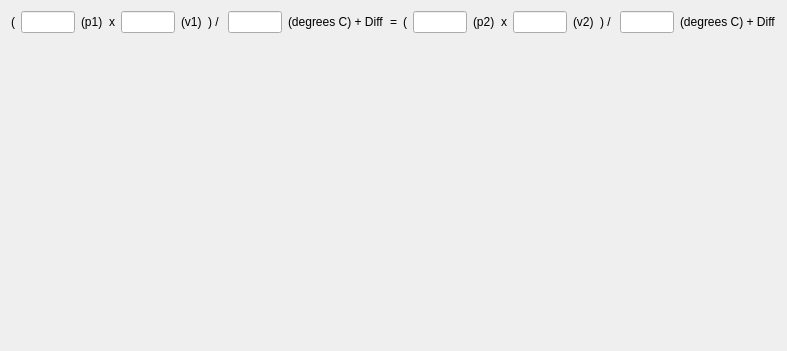
<?xml version="1.0" encoding="UTF-8"?>
<ui version="4.0">
 <class>CPage</class>
 <widget class="QWidget" name="CPage">
  <property name="geometry">
   <rect>
    <x>0</x>
    <y>0</y>
    <width>787</width>
    <height>351</height>
   </rect>
  </property>
  <property name="windowTitle">
   <string>Title</string>
  </property>
  <layout class="QVBoxLayout" name="verticalLayout">
   <item>
    <layout class="QHBoxLayout" name="horizontalLayout">
     <item>
      <widget class="QLabel" name="label_4">
       <property name="text">
        <string>(</string>
       </property>
      </widget>
     </item>
     <item>
      <widget class="QLineEdit" name="p1"/>
     </item>
     <item>
      <widget class="QLabel" name="p1Label">
       <property name="text">
        <string>(p1)</string>
       </property>
      </widget>
     </item>
     <item>
      <widget class="QLabel" name="label">
       <property name="text">
        <string>x</string>
       </property>
      </widget>
     </item>
     <item>
      <widget class="QLineEdit" name="v1"/>
     </item>
     <item>
      <widget class="QLabel" name="v1Label">
       <property name="text">
        <string>(v1)</string>
       </property>
      </widget>
     </item>
     <item>
      <widget class="QLabel" name="label_5">
       <property name="text">
        <string>) / </string>
       </property>
      </widget>
     </item>
     <item>
      <widget class="QLineEdit" name="t1"/>
     </item>
     <item>
      <widget class="QLabel" name="t1Label">
       <property name="text">
        <string>(degrees C) + Diff</string>
       </property>
      </widget>
     </item>
     <item>
      <widget class="QLabel" name="label_7">
       <property name="text">
        <string>=</string>
       </property>
      </widget>
     </item>
     <item>
      <widget class="QLabel" name="label_3">
       <property name="text">
        <string>(</string>
       </property>
      </widget>
     </item>
     <item>
      <widget class="QLineEdit" name="p2"/>
     </item>
     <item>
      <widget class="QLabel" name="p2Label">
       <property name="text">
        <string>(p2)</string>
       </property>
      </widget>
     </item>
     <item>
      <widget class="QLabel" name="label_2">
       <property name="text">
        <string>x</string>
       </property>
      </widget>
     </item>
     <item>
      <widget class="QLineEdit" name="v2"/>
     </item>
     <item>
      <widget class="QLabel" name="v2Label">
       <property name="text">
        <string>(v2)</string>
       </property>
      </widget>
     </item>
     <item>
      <widget class="QLabel" name="label_6">
       <property name="text">
        <string>) / </string>
       </property>
      </widget>
     </item>
     <item>
      <widget class="QLineEdit" name="t2"/>
     </item>
     <item>
      <widget class="QLabel" name="t2Label">
       <property name="text">
        <string>(degrees C) + Diff</string>
       </property>
      </widget>
     </item>
    </layout>
   </item>
   <item>
    <spacer name="verticalSpacer">
     <property name="orientation">
      <enum>Qt::Orientation::Vertical</enum>
     </property>
     <property name="sizeHint" stdset="0">
      <size>
       <width>20</width>
       <height>40</height>
      </size>
     </property>
    </spacer>
   </item>
  </layout>
  <action name="actionExit">
   <property name="text">
    <string>Exit</string>
   </property>
   <property name="iconText">
    <string>E&amp;xit</string>
   </property>
   <property name="shortcut">
    <string>Alt+F4</string>
   </property>
  </action>
 </widget>
 <resources/>
 <connections/>
</ui>
